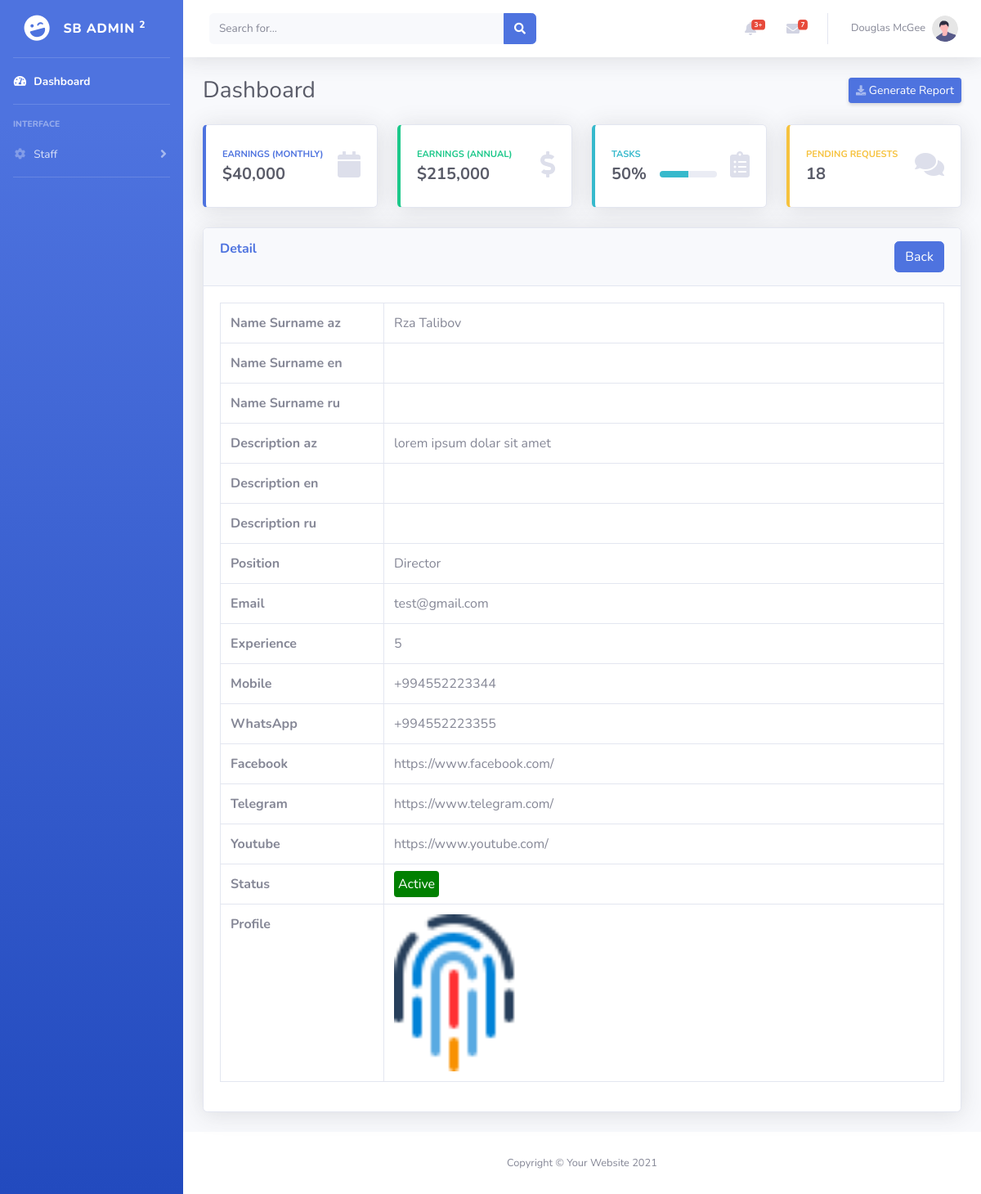
/a_detail_staff/19, run on the app's committed database.
### tables this page shows
CREATE TABLE `staff` (
  `s_id` int(11) NOT NULL,
  `s_name_az` varchar(255) NOT NULL,
  `s_name_en` varchar(255) NOT NULL,
  `s_name_ru` varchar(255) NOT NULL,
  `s_surname_az` varchar(255) NOT NULL,
  `s_surname_en` varchar(255) NOT NULL,
  `s_surname_ru` varchar(255) NOT NULL,
  `s_description_az` longtext NOT NULL,
  `s_description_en` longtext NOT NULL,
  `s_description_ru` longtext NOT NULL,
  `s_position` varchar(255) NOT NULL,
  `s_status` varchar(10) NOT NULL,
  `s_email` varchar(255) NOT NULL,
  `s_experience` varchar(255) NOT NULL,
  `s_mobile` varchar(20) NOT NULL,
  `s_whatsApp` varchar(255) NOT NULL,
  `s_facebook` varchar(255) NOT NULL,
  `s_telegram` varchar(255) NOT NULL,
  `s_youtube` varchar(255) NOT NULL,
  `s_img` varchar(255) NOT NULL,
  `s_img_ext` varchar(50) NOT NULL,
  `s_create_date` varchar(255) NOT NULL,
  `s_creater_id` int(11) NOT NULL
);

### application/controllers/Admin_controller.php (called while the page is built, shortened)
<?php
class Admin_controller extends CI_Controller{
    public function __construct()
    {
        $this->load->model('Admin_model');
    }
    public function detail_staff($id){
        $data["single_data"] = $this->Admin_model->get_single_staff($id);
        $this->load->view("admin/staff/detail",$data);
    }
}

### index.php (called while the page is built, shortened)
<?php
require_once BASEPATH.'core/CodeIgniter.php';

### application/models/Admin_model.php (called while the page is built, shortened)
<?php
class Admin_model extends CI_Model{
    public function get_single_staff($id){
        return $this->db->where('s_id',$id)->get('staff')->row_array();
    }
}

### application/views/admin/staff/detail.php (the view, shortened to what this page needs)
<?php $this->load->view('admin/includes/header_style'); ?>
<?php $this->load->view('admin/includes/left_menu'); ?>
<?php $this->load->view('admin/includes/navbar'); ?>
<?php $this->load->view('admin/includes/statistics'); ?>
<div class="card shadow mb-4">
        <div class="card-header py-3">
            <h6 class="m-0 font-weight-bold text-primary">Detail <a href="<?php echo base_url('a_staff_list'); ?>"><button style="float:right;" type="button" class="btn btn-primary">Back</button></a></h6>
        </div>
        <div class="card-body">
            <div class="table-responsive">
                <table class="table table-bordered" width="100%" cellspacing="0">
                     <tr>
                        <th style="width: 200px;">Name Surname az</th>
                        <td><?php echo $single_data['s_name_az']; ?> <?php echo $single_data['s_surname_az']; ?></td>
                     </tr>
                     <tr>
                        <th>Name Surname en</th>
                        <td><?php echo $single_data['s_name_en']; ?> <?php echo $single_data['s_surname_en']; ?></td>
                     </tr>
                     <tr>
                        <th>Name Surname ru</th>
                        <td><?php echo $single_data['s_name_ru']; ?> <?php echo $single_data['s_surname_ru']; ?></td>
                     </tr>
                     <tr>
                        <th>Description az</th>
                        <td><?php echo $single_data['s_description_az']; ?></td>
                     </tr>
                     <tr>
                        <th>Description en</th>
                        <td><?php echo $single_data['s_description_en']; ?></td>
                     </tr>
                     <tr>
                        <th>Description ru</th>
                        <td><?php echo $single_data['s_description_ru']; ?></td>
                     </tr>
                     <tr>
                        <th>Position</th>
                        <td><?php echo $single_data['s_position']; ?></td>
                     </tr>
                     <tr>
                        <th>Email</th>
                        <td><?php echo $single_data['s_email']; ?></td>
                     </tr>
                     <tr>
                        <th>Experience</th>
                        <td><?php echo $single_data['s_experience']; ?></td>
                     </tr>
                     <tr>
                        <th>Mobile</th>
                        <td><?php echo $single_data['s_mobile']; ?></td>
                     </tr>
                     <tr>
                        <th>WhatsApp</th>
                        <td><?php echo $single_data['s_whatsApp']; ?></td>
                     </tr>
                     <tr>
                        <th>Facebook</th>
                        <td><?php echo $single_data['s_facebook']; ?></td>
                     </tr>
                     <tr>
                        <th>Telegram</th>
                        <td><?php echo $single_data['s_telegram']; ?></td>
                     </tr>
                     <tr>
                        <th>Youtube</th>
                        <td><?php echo $single_data['s_youtube']; ?></td>
                     </tr>
                     <tr>
                        <th>Status</th>
                        <?php if($single_data['s_status'] == "Active"){ ?>
                            <td><span class="success_st"><?php echo $single_data['s_status']; ?></span></td>
                        <?php }else{ ?>
                            <td><span class="danger_st"><?php echo $single_data['s_status']; ?></span></td>
                        <?php } ?>
                     </tr>
                     <tr>
                        <th>Profile</th>
                        <?php if($single_data['s_img']){ ?>
                            <td><img width="150px" src="<?php echo base_url('uploads/staff/'.$single_data['s_img']); ?>" alt=""></td>
                        <?php }else{ ?>
                            <td><img width="150px" src="https://thumbs.dreamstime.com/b/no-image-available-icon-flat-vector-no-image-available-icon-flat-vector-illustration-132482953.jpg" alt=""></td>
                        <?php } ?>
                     </tr>
                </table>
            </div>
        </div>
    </div>
    <?php $this->load->view('admin/includes/footer'); ?>
    <?php $this->load->view('admin/includes/footer_scripts'); ?>

### application/views/admin/includes/header_style.php (shortened to what this page needs)
<!DOCTYPE html>
<html lang="en">
<head>
    <link href="<?php echo base_url('public/admin/assets/'); ?>vendor/datatables/dataTables.bootstrap4.min.css" rel="stylesheet">
    <link href="<?php echo base_url('public/admin/assets/'); ?>vendor/fontawesome-free/css/all.min.css" rel="stylesheet" type="text/css">
    <link href="<?php echo base_url('public/admin/assets/'); ?>css/sb-admin-2.min.css" rel="stylesheet">
</head>
<body id="page-top">

### application/views/admin/includes/left_menu.php (shortened to what this page needs)
<div id="wrapper">
    <ul class="navbar-nav bg-gradient-primary sidebar sidebar-dark accordion" id="accordionSidebar">
        <a class="sidebar-brand d-flex align-items-center justify-content-center" href="index.html">
            <div class="sidebar-brand-icon rotate-n-15">
                <i class="fas fa-laugh-wink"></i>
            </div>
            <div class="sidebar-brand-text mx-3">SB Admin <sup>2</sup></div>
        </a>
        <hr class="sidebar-divider my-0">
        <li class="nav-item active">
            <a class="nav-link" href="index.html">
                <i class="fas fa-fw fa-tachometer-alt"></i>
                <span>Dashboard</span></a>
        </li>
        <hr class="sidebar-divider">
        <div class="sidebar-heading">
            Interface
        </div>
        <li class="nav-item">
            <a class="nav-link collapsed" href="#" data-toggle="collapse" data-target="#collapseTwo" aria-expanded="true" aria-controls="collapseTwo">
                <i class="fas fa-fw fa-cog"></i>
                <span>Staff</span>
            </a>
        </li>
        <hr class="sidebar-divider">
    </ul>
    <div id="content-wrapper" class="d-flex flex-column">
        <div id="content">

### application/views/admin/includes/navbar.php (shortened to what this page needs)
<nav class="navbar navbar-expand navbar-light bg-white topbar mb-4 static-top shadow">
    <form class="d-none d-sm-inline-block form-inline mr-auto ml-md-3 my-2 my-md-0 mw-100 navbar-search">
        <div class="input-group">
            <input type="text" class="form-control bg-light border-0 small" placeholder="Search for..." aria-label="Search" aria-describedby="basic-addon2">
            <div class="input-group-append">
                <button class="btn btn-primary" type="button">
                    <i class="fas fa-search fa-sm"></i>
                </button>
            </div>
        </div>
    </form>
    <ul class="navbar-nav ml-auto">
        <li class="nav-item dropdown no-arrow mx-1">
            <a class="nav-link dropdown-toggle" href="#" id="alertsDropdown" role="button" data-toggle="dropdown" aria-haspopup="true" aria-expanded="false">
                <i class="fas fa-bell fa-fw"></i>
                <span class="badge badge-danger badge-counter">3+</span>
            </a>
        </li>
        <li class="nav-item dropdown no-arrow mx-1">
            <a class="nav-link dropdown-toggle" href="#" id="messagesDropdown" role="button" data-toggle="dropdown" aria-haspopup="true" aria-expanded="false">
                <i class="fas fa-envelope fa-fw"></i>
                <span class="badge badge-danger badge-counter">7</span>
            </a>
        </li>
        <li class="nav-item dropdown no-arrow">
            <a class="nav-link dropdown-toggle" href="#" id="userDropdown" role="button" data-toggle="dropdown" aria-haspopup="true" aria-expanded="false">
                <span class="mr-2 d-none d-lg-inline text-gray-600 small">Douglas McGee</span>
                <img class="img-profile rounded-circle" src="<?php echo base_url('public/admin/assets/'); ?>img/undraw_profile.svg">
            </a>
        </li>
    </ul>
</nav>
<div class="container-fluid">
    <div class="d-sm-flex align-items-center justify-content-between mb-4">
        <h1 class="h3 mb-0 text-gray-800">Dashboard</h1>
        <a href="#" class="d-none d-sm-inline-block btn btn-sm btn-primary shadow-sm"><i class="fas fa-download fa-sm text-white-50"></i> Generate Report</a>
    </div>

### application/views/admin/includes/statistics.php
<div class="row">
                        <div class="col-xl-3 col-md-6 mb-4">
                            <div class="card border-left-primary shadow h-100 py-2">
                                <div class="card-body">
                                    <div class="row no-gutters align-items-center">
                                        <div class="col mr-2">
                                            <div class="text-xs font-weight-bold text-primary text-uppercase mb-1">
                                                Earnings (Monthly)</div>
                                            <div class="h5 mb-0 font-weight-bold text-gray-800">$40,000</div>
                                        </div>
                                        <div class="col-auto">
                                            <i class="fas fa-calendar fa-2x text-gray-300"></i>
                                        </div>
                                    </div>
                                </div>
                            </div>
                        </div>
                        <div class="col-xl-3 col-md-6 mb-4">
                            <div class="card border-left-success shadow h-100 py-2">
                                <div class="card-body">
                                    <div class="row no-gutters align-items-center">
                                        <div class="col mr-2">
                                            <div class="text-xs font-weight-bold text-success text-uppercase mb-1">
                                                Earnings (Annual)</div>
                                            <div class="h5 mb-0 font-weight-bold text-gray-800">$215,000</div>
                                        </div>
                                        <div class="col-auto">
                                            <i class="fas fa-dollar-sign fa-2x text-gray-300"></i>
                                        </div>
                                    </div>
                                </div>
                            </div>
                        </div>
                        <div class="col-xl-3 col-md-6 mb-4">
                            <div class="card border-left-info shadow h-100 py-2">
                                <div class="card-body">
                                    <div class="row no-gutters align-items-center">
                                        <div class="col mr-2">
                                            <div class="text-xs font-weight-bold text-info text-uppercase mb-1">Tasks
                                            </div>
                                            <div class="row no-gutters align-items-center">
                                                <div class="col-auto">
                                                    <div class="h5 mb-0 mr-3 font-weight-bold text-gray-800">50%</div>
                                                </div>
                                                <div class="col">
                                                    <div class="progress progress-sm mr-2">
                                                        <div class="progress-bar bg-info" role="progressbar" style="width: 50%" aria-valuenow="50" aria-valuemin="0" aria-valuemax="100"></div>
                                                    </div>
                                                </div>
                                            </div>
                                        </div>
                                        <div class="col-auto">
                                            <i class="fas fa-clipboard-list fa-2x text-gray-300"></i>
                                        </div>
                                    </div>
                                </div>
                            </div>
                        </div>
                        <div class="col-xl-3 col-md-6 mb-4">
                            <div class="card border-left-warning shadow h-100 py-2">
                                <div class="card-body">
                                    <div class="row no-gutters align-items-center">
                                        <div class="col mr-2">
                                            <div class="text-xs font-weight-bold text-warning text-uppercase mb-1">
                                                Pending Requests</div>
                                            <div class="h5 mb-0 font-weight-bold text-gray-800">18</div>
                                        </div>
                                        <div class="col-auto">
                                            <i class="fas fa-comments fa-2x text-gray-300"></i>
                                        </div>
                                    </div>
                                </div>
                            </div>
                        </div>
                    </div>

### application/views/admin/includes/footer.php (shortened to what this page needs)
</div>
            </div>
 <footer class="sticky-footer bg-white">
     <div class="container my-auto">
         <div class="copyright text-center my-auto">
             <span>Copyright &copy; Your Website 2021</span>
         </div>
     </div>
 </footer>
 </div>
    </div>

### application/views/admin/includes/footer_scripts.php (shortened to what this page needs)
</body>
</html>

### application/views/admin/staff/detail.php (style rules this page uses)
.success_st, .danger_st { width: 100px; height: 20px; padding: 5px; background: green; color: white; border-radius: 4px; }

### data on the page
staff: s_name_az "Rza", s_surname_az "Talibov", s_description_az "lorem ipsum dolar sit amet", s_position "Director", s_email "test@gmail.com", s_experience "5", s_mobile "+994552223344", s_whatsApp "+994552223355", s_facebook "https://www.facebook.com/", s_telegram "https://www.telegram.com/", s_youtube "https://www.youtube.com/", s_status "Active", s_img (picture)
